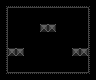

This game map was drawn from its Tiled (.tmx) file and the tilesets committed beside it. A one-line description and the full map source follow:
An orthogonal 12x10 tile map with 8x8 px tiles, 2 tile layers (bg, blocks) and 12 objects.

<map version="1.0" orientation="orthogonal" renderorder="right-down" width="12" height="10" tilewidth="8" tileheight="8" nextobjectid="76">
 <properties>
  <property name="constraint" value="0000" />
  <property name="links" value="0-0-TLRB" />
  <property name="needed" value="1" />
  <property name="size" value="1x1" />
  <property name="type" value="common" />
 </properties>
 <tileset firstgid="1" name="tiles" tilewidth="8" tileheight="8" tilecount="50">
  <image source="tiles.png" width="80" height="40" />
  <tile id="2">
   <properties>
    <property name="link" value="top" />
   </properties>
  </tile>
  <tile id="3">
   <properties>
    <property name="link" value="right" />
   </properties>
  </tile>
  <tile id="4">
   <properties>
    <property name="link" value="bot" />
   </properties>
  </tile>
  <tile id="5">
   <properties>
    <property name="link" value="left" />
   </properties>
  </tile>
 </tileset>
 <layer name="bg" width="12" height="10">
  <data encoding="csv">
2,2,2,2,2,2,2,2,2,2,2,2,
2,2,2,2,2,2,2,2,2,2,2,2,
2,2,2,2,2,2,2,2,2,2,2,2,
2,2,2,2,2,2,2,2,2,2,2,2,
2,2,2,2,2,2,2,2,2,2,2,2,
2,2,2,2,2,2,2,2,2,2,2,2,
2,2,2,2,2,2,2,2,2,2,2,2,
2,2,2,2,2,2,2,2,2,2,2,2,
2,2,2,2,2,2,2,2,2,2,2,2,
2,2,2,2,2,2,2,2,2,2,2,2
</data>
 </layer>
 <layer name="blocks" width="12" height="10">
  <data encoding="csv">
3,4,4,4,4,4,4,4,4,4,4,5,
13,0,0,0,0,0,0,0,0,0,0,15,
13,0,0,0,0,0,0,0,0,0,0,15,
13,0,0,0,0,1,1,0,0,0,0,15,
13,0,0,0,0,0,0,0,0,0,0,15,
13,0,0,0,0,0,0,0,0,0,0,15,
13,1,1,0,0,0,0,0,0,1,1,15,
13,0,0,0,0,0,0,0,0,0,0,15,
13,0,0,0,0,0,0,0,0,0,0,15,
23,24,24,24,24,24,24,24,24,24,24,25
</data>
 </layer>
 <objectgroup name="collision">
  <object id="41" x="0" y="0" width="8" height="56" />
  <object id="43" x="88" y="0" width="8" height="56" />
  <object id="60" x="8" y="0" width="32" height="8" />
  <object id="61" x="56" y="0" width="32" height="8" />
  <object id="63" x="0" y="72" width="40" height="8" />
  <object id="65" x="56" y="72" width="40" height="8" />
  <object id="66" x="8" y="48" width="16" height="8" />
  <object id="67" x="40" y="24" width="16" height="8" />
  <object id="68" x="72" y="48" width="16" height="8" />
 </objectgroup>
 <objectgroup name="pickups" />
 <objectgroup name="ability-pickups">
  <object id="73" x="16" y="40" width="8" height="8">
   <ellipse />
  </object>
  <object id="74" x="48" y="16" width="8" height="8">
   <ellipse />
  </object>
  <object id="75" x="72" y="40" width="8" height="8">
   <ellipse />
  </object>
 </objectgroup>
 <objectgroup name="enemy-limits" />
 <objectgroup name="enemy-spawn-easy" />
</map>
